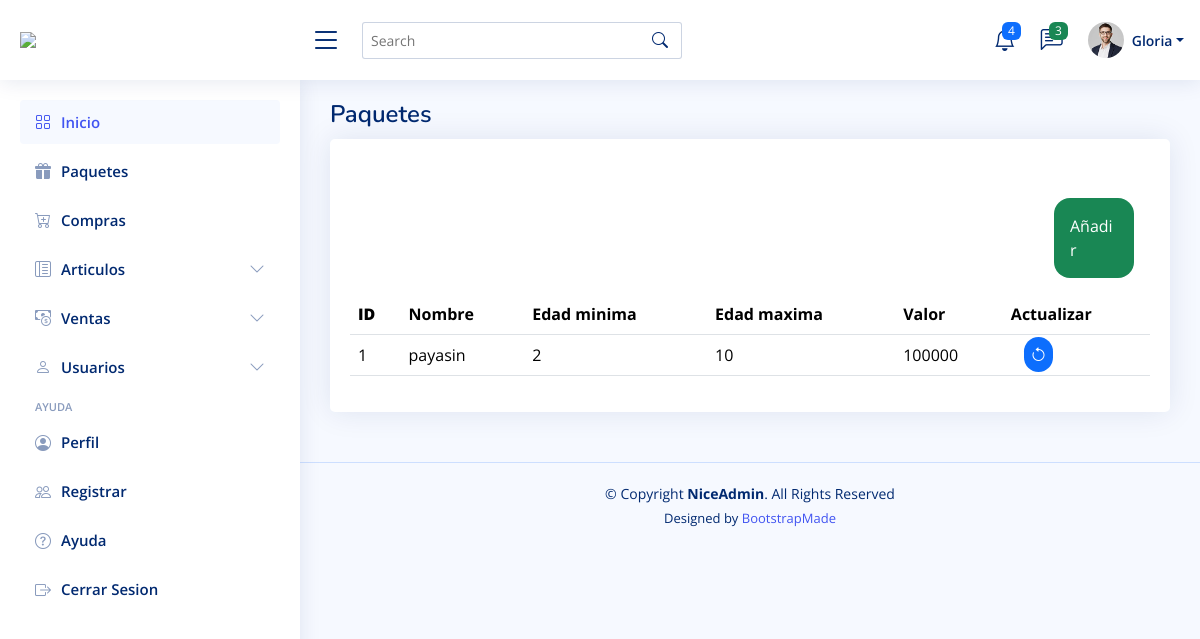
Before: /model/administrador/pages/paquetes.php (signed in) with the older database file.
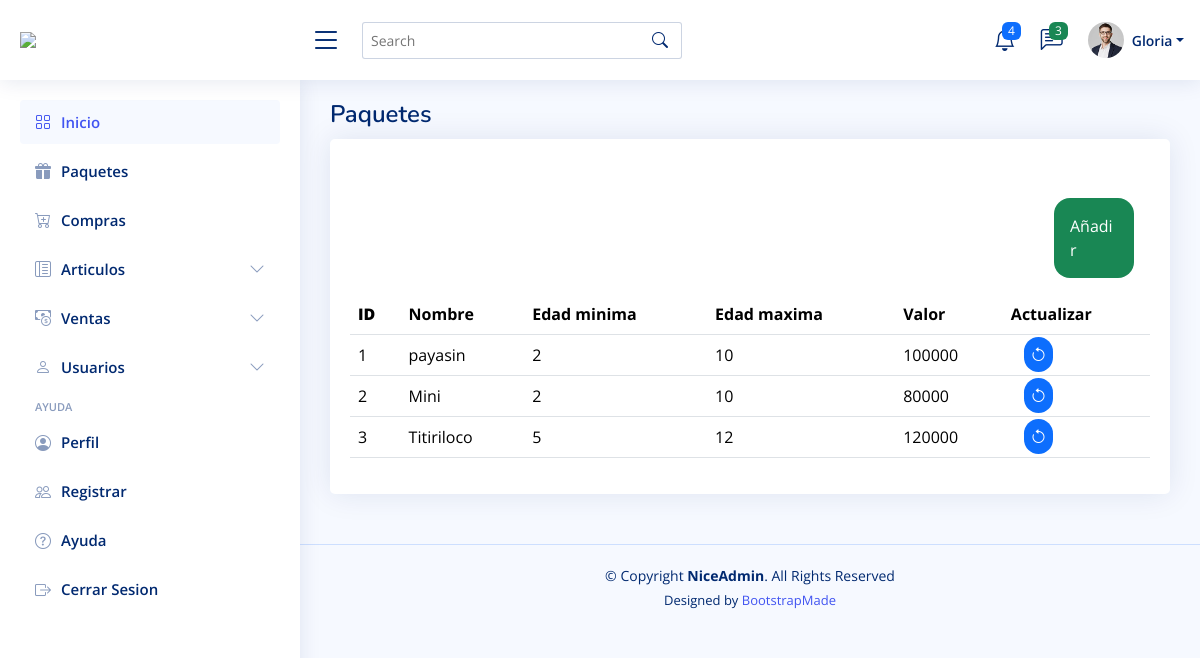
After: the same page with the newer database file.
### tables this page shows
CREATE TABLE `usuarios` (
  `cedula` bigint(20) NOT NULL,
  `nombre` varchar(40) NOT NULL,
  `celular` bigint(20) NOT NULL,
  `contrasena` varchar(100) NOT NULL,
  `correo` varchar(80) NOT NULL,
  `id_tipo_user` int(11) NOT NULL,
  `id_estado` int(11) NOT NULL,
  `nit` bigint(20) NOT NULL,
  `token` varchar(10) NOT NULL
);

CREATE TABLE `paquetes` (
  `id_paquetes` int(11) NOT NULL,
  `nombre_paquete` varchar(40) NOT NULL,
  `edad_min` int(11) NOT NULL,
  `edad_max` int(11) NOT NULL,
  `valor` bigint(20) NOT NULL
);

### model/administrador/pages/paquetes.php (the view, shortened to what this page needs)
<?php
    $db = new DataBase();
    $con = $db -> conectar();
    $cedula = $_SESSION['cedula'];
    $con_nombre = $con->prepare("SELECT * FROM usuarios WHERE cedula = $cedula");
    $con_nombre->execute();
    $nombres = $con_nombre->fetchAll(PDO::FETCH_ASSOC);
    foreach ($nombres as $fila) {
      $nombre = $fila['nombre'];
    }
    ?>
<!DOCTYPE html>
<html lang="en">
<head>
  <link href="assets/vendor/bootstrap/css/bootstrap.min.css" rel="stylesheet">
  <link href="assets/vendor/bootstrap-icons/bootstrap-icons.css" rel="stylesheet">
  <link href="assets/vendor/boxicons/css/boxicons.min.css" rel="stylesheet">
  <link href="assets/vendor/quill/quill.snow.css" rel="stylesheet">
  <link href="assets/vendor/quill/quill.bubble.css" rel="stylesheet">
  <link href="assets/vendor/remixicon/remixicon.css" rel="stylesheet">
  <link href="assets/vendor/simple-datatables/style.css" rel="stylesheet">
    <link rel="stylesheet" href="../../../css/tablas.css">
  <link href="assets/css/style.css" rel="stylesheet">
</head>
<body>
    <header id="header" class="header fixed-top d-flex align-items-center">
<div class="d-flex align-items-center justify-content-between">
  <a href="index.html" class="logo d-flex align-items-center">
    <img src="../../../imagenes/logos/Logo Arlequin Color.png" class="logo_arlequin">
  </a>
  <i class="bi bi-list toggle-sidebar-btn"></i>
</div>
<div class="search-bar">
  <form class="search-form d-flex align-items-center" method="POST" action="#">
    <input type="text" name="query" placeholder="Search" title="Enter search keyword">
    <button type="submit" title="Search"><i class="bi bi-search"></i></button>
  </form>
</div>
<nav class="header-nav ms-auto">
  <ul class="d-flex align-items-center">
    <li class="nav-item dropdown">
      <a class="nav-link nav-icon" href="#" data-bs-toggle="dropdown">
        <i class="bi bi-bell"></i>
        <span class="badge bg-primary badge-number">4</span>
      </a>
    </li>
    <li class="nav-item dropdown">
      <a class="nav-link nav-icon" href="#" data-bs-toggle="dropdown">
        <i class="bi bi-chat-left-text"></i>
        <span class="badge bg-success badge-number">3</span>
      </a>
    </li>
    <li class="nav-item dropdown pe-3">
      <a class="nav-link nav-profile d-flex align-items-center pe-0" href="#" data-bs-toggle="dropdown">
        <img src="assets/img/profile-img.jpg" alt="Profile" class="rounded-circle">
        <span class="d-none d-md-block dropdown-toggle ps-2"><?php echo $nombre ?></span>
      </a>
    </li>
  </ul>
</nav>
</header>
  <aside id="sidebar" class="sidebar">
<ul class="sidebar-nav" id="sidebar-nav">
  <li class="nav-item">
    <a class="nav-link " href="index.php">
      <i class="bi bi-grid"></i>
      <span>Inicio</span>
    </a>
  </li>
  <li class="nav-item">
    <a class="nav-link collapsed" href="">
      <i class="bi bi-gift-fill"></i>
      <span>Paquetes</span>
    </a>
  </li>
  <li class="nav-item">
    <a class="nav-link collapsed" href="paquetes.php">
      <i class="bi bi-cart-plus"></i>
      <span>Compras</span>
    </a>
  </li>
  <li class="nav-item">
    <a class="nav-link collapsed" data-bs-target="#charts-nav" data-bs-toggle="collapse" href="#">
      <i class="bi bi-layout-text-sidebar-reverse"></i><span>Articulos</span><i class="bi bi-chevron-down ms-auto"></i>
    </a>
  </li>
  <li class="nav-item">
    <a class="nav-link collapsed" data-bs-target="#icons-nav" data-bs-toggle="collapse" href="#">
      <i class="bi bi-cash-coin"></i><span>Ventas</span><i class="bi bi-chevron-down ms-auto"></i>
    </a>
  </li>
  <li class="nav-item">
    <a class="nav-link collapsed" data-bs-target="#tables-nav" data-bs-toggle="collapse" href="#">
      <i class="bi bi-person"></i><span>Usuarios</span><i class="bi bi-chevron-down ms-auto"></i>
    </a>
  </li>
  <li class="nav-heading">Ayuda</li>
  <li class="nav-item">
    <a class="nav-link collapsed" href="users-profile.html">
      <i class="bi bi-person-circle"></i>
      <span>Perfil</span>
    </a>
  </li>
  <li class="nav-item">
    <a class="nav-link collapsed" href="pages-register.html">
      <i class="bi bi-people"></i>
      <span>Registrar</span>
    </a>
  </li>
  <li class="nav-item">
    <a class="nav-link collapsed" href="pages-faq.html">
      <i class="bi bi-question-circle"></i>
      <span>Ayuda</span>
    </a>
  </li>
  <li class="nav-item">
    <a class="nav-link collapsed" href="pages-blank.html">
      <i class="bi bi-box-arrow-right"></i>
      <span>Cerrar Sesion</span>
    </a>
  </li>
</ul>
</aside>
  <main id="main" class="main">
    <div class="pagetitle">
      <h1>Paquetes</h1>
    </div>
    <section class="section">
      <div class="row">
        <div class="col-lg-12">
          <div class="card">
            <div class="card-body">
              <h5 class="card-title"></h5>
              <a href="../registrar/paquetes.php" class="añadir">Añadir</a>
              <table class="table datatable">
                <thead>
                  <tr>
                    <th><b>ID</b></th>
                    <th>Nombre</th>
                    <th>Edad minima</th>
                    <th>Edad maxima</th>
                    <th>Valor</th>
                    <th>Actualizar</th>
                  </tr>
                </thead>
                <tbody>
                  <?php
                      $con_paquetes = $con->prepare("SELECT * FROM paquetes");
                      $con_paquetes->execute();
                      $paquetes = $con_paquetes->fetchAll(PDO::FETCH_ASSOC);
                      foreach ($paquetes as $fila) {
                        $id = $fila['id_paquetes'];
                        $nombre_p = $fila['nombre_paquete'];
                        $edad_min = $fila['edad_min'];
                        $edad_max = $fila['edad_max'];
                        $valor = $fila['valor'];
                    ?>
                  <tr>
                    <td><?php echo $id?></td>
                    <td><?php echo $nombre_p?></td>
                    <td><?php echo $edad_min?></td>
                    <td><?php echo $edad_max?></td>
                    <td><?php echo $valor?></td>
                    <td><a href="" class="boton" onclick="window.open
                    ('../actualizar y eliminar/paquetes.php?id=<?php echo $id ?>','','width= 600,height=500, toolbar=NO');void(null);"><i class="bi bi-arrow-counterclockwise"></i></a></td>
                  </tr>
                    <?php
                      }
                    ?>
                </tbody>
              </table>
            </div>
          </div>
        </div>
      </div>
    </section>
  </main>
  <footer id="footer" class="footer">
    <div class="copyright">
      &copy; Copyright <strong><span>NiceAdmin</span></strong>. All Rights Reserved
    </div>
    <div class="credits">
      Designed by <a href="https://bootstrapmade.com/">BootstrapMade</a>
    </div>
  </footer>
</body>
</html>

### css/tablas.css (style rules this page uses)
.añadir { background-color:#198754; color: white; width: 10%; padding: 2%; margin: 2%; float: right; text-decoration: none; border-radius: 1em; }
.boton { background-color:#0d6efd; color: white; padding: 5%; margin: 5% 0 5% 10%; border-radius: 1em; }

### model/administrador/pages/assets/css/style.css (style rules this page uses)
:root { scroll-behavior: smooth; }
body { font-family: "Open Sans", sans-serif; background: #f6f9ff; color: #444444; }
a { color: #4154f1; text-decoration: none; }
h1, h2, h3, h4, h5, h6 { font-family: "Nunito", sans-serif; }
#main { margin-top: 80px; padding: 20px 30px; transition: all 0.3s; }
.pagetitle { margin-bottom: 10px; }
.pagetitle h1 { font-size: 24px; margin-bottom: 0; font-weight: 600; color: #012970; }
.card { margin-bottom: 30px; border: none; border-radius: 5px; box-shadow: 0px 0 30px rgba(1, 41, 112, 0.1); }
.card-title { padding: 20px 0 15px 0; font-size: 18px; font-weight: 500; color: #012970; font-family: "Poppins", sans-serif; }
.card-body { padding: 0 20px 20px 20px; }
.logo { line-height: 1; }
@media (min-width: 1200px) { .logo { width: 280px; } }
.logo_arlequin { width: 60%; margin-right: 6px; }
.header { transition: all 0.5s; z-index: 997; height: 80px; box-shadow: 0px 2px 20px rgba(1, 41, 112, 0.1); background-color: #fff; padding-left: 20px; }
.header .toggle-sidebar-btn { font-size: 32px; padding-left: 10px; cursor: pointer; color: #012970; }
.header .search-bar { min-width: 360px; padding: 0 20px; }
.header .search-form { width: 100%; }
.header .search-form input { border: 0; font-size: 14px; color: #012970; border: 1px solid rgba(1, 41, 112, 0.2); padding: 7px 38px 7px 8px; border-radius: 3px; transition: 0.3s; width: 100%; }
.header .search-form button { border: 0; padding: 0; margin-left: -30px; background: none; }
.header .search-form button i { color: #012970; }
.header-nav ul { list-style: none; }
.header-nav>ul { margin: 0; padding: 0; }
.header-nav .nav-icon { font-size: 22px; color: #012970; margin-right: 25px; position: relative; }
.header-nav .nav-profile { color: #012970; }
.header-nav .nav-profile img { max-height: 36px; }
.header-nav .nav-profile span { font-size: 14px; font-weight: 600; }
.header-nav .badge-number { position: absolute; inset: -2px -5px auto auto; font-weight: normal; font-size: 12px; padding: 3px 6px; }
.sidebar { position: fixed; top: 80px; left: 0; bottom: 0; width: 300px; z-index: 996; transition: all 0.3s; padding: 20px; overflow-y: auto; scrollbar-width: thin; scrollbar-color: #aab7cf transparent; box-shadow: 0px 0px 20px rgba(1, 41, 112, 0.1); background-color: #fff; }
@media (min-width: 1200px) { #main, #footer { margin-left: 300px; } }
.sidebar-nav { padding: 0; margin: 0; list-style: none; }
.sidebar-nav li { padding: 0; margin: 0; list-style: none; }
.sidebar-nav .nav-item { margin-bottom: 5px; }
.sidebar-nav .nav-heading { font-size: 11px; text-transform: uppercase; color: #899bbd; font-weight: 600; margin: 10px 0 5px 15px; }
.sidebar-nav .nav-link { display: flex; align-items: center; font-size: 15px; font-weight: 600; color: #4154f1; transition: 0.3; background: #f6f9ff; padding: 10px 15px; border-radius: 4px; }
.sidebar-nav .nav-link i { font-size: 16px; margin-right: 10px; color: #4154f1; }
.sidebar-nav .nav-link.collapsed { color: #012970; background: #fff; }
.sidebar-nav .nav-link.collapsed i { color: #899bbd; }
.sidebar-nav .nav-link .bi-chevron-down { margin-right: 0; transition: transform 0.2s ease-in-out; }
.footer { padding: 20px 0; font-size: 14px; transition: all 0.3s; border-top: 1px solid #cddfff; }
.footer .copyright { text-align: center; color: #012970; }
.footer .credits { padding-top: 5px; text-align: center; font-size: 13px; color: #012970; }

Changed rows visible on the page:
added paquetes: id_paquetes "2", nombre_paquete "Mini", edad_min "2", edad_max "10", valor "80000"
added paquetes: id_paquetes "3", nombre_paquete "Titiriloco", edad_min "5", edad_max "12", valor "120000"
